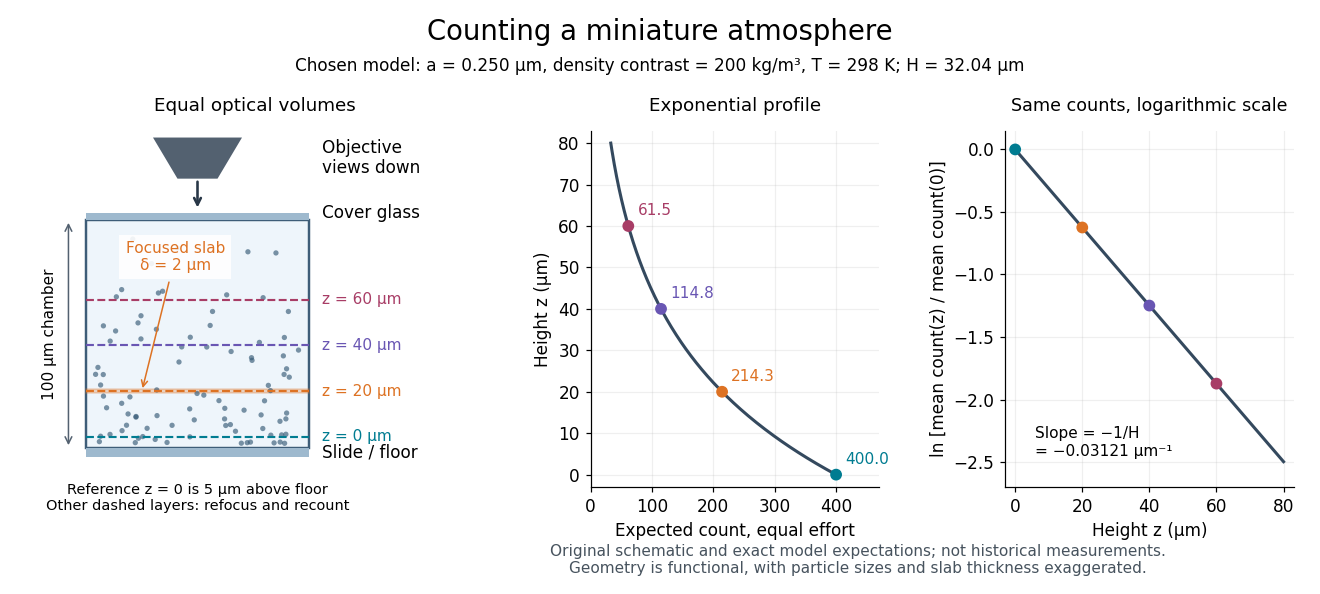

Write Python code to recreate this figure.
"""Original optical-layer geometry and chosen equilibrium profile.

Tested with Python 3.14, matplotlib 3.10.7 and numpy 2.3.5.
Run from _media; output is perrin-sedimentation-height-counts.png in CWD.
All numerical inputs and expected counts are illustrative, not Perrin's data.
"""
from pathlib import Path

import matplotlib.pyplot as plt
from matplotlib.patches import Polygon, Rectangle
import numpy as np


def main():
    k_b, temperature, radius, contrast, gravity = 1.380649e-23, 298.0, 0.250e-6, 200.0, 9.81
    volume = 4 * np.pi * radius**3 / 3
    scale_um = k_b * temperature / (contrast * volume * gravity) * 1e6
    levels = np.array([0.0, 20.0, 40.0, 60.0])
    counts = 400 * np.exp(-levels / scale_um)
    colors = ['#007c91', '#dd7223', '#6956b3', '#a83d66']
    plt.rcParams.update({'font.size': 11, 'axes.spines.top': False, 'axes.spines.right': False})
    fig = plt.figure(figsize=(12.0, 5.4), facecolor='white')
    grid = fig.add_gridspec(1, 3, width_ratios=[1.45, 1, 1], left=.035, right=.98,
                           top=.78, bottom=.18, wspace=.38)
    geometry, profile, logarithm = [fig.add_subplot(grid[0, j]) for j in range(3)]
    fig.suptitle('Counting a miniature atmosphere', fontsize=18, y=.97)
    fig.text(.5, .88, 'Chosen model: a = 0.250 μm, density contrast = 200 kg/m³, T = 298 K; H = %.2f μm' % scale_um,
             ha='center', fontsize=11)

    geometry.set(xlim=(-.18, 1.70), ylim=(-22, 134))
    geometry.axis('off')
    geometry.add_patch(Rectangle((0, -5), 1, 100, facecolor='#eef5fb', edgecolor='#3e5d78', linewidth=1.6))
    geometry.add_patch(Rectangle((0, -9), 1, 4, facecolor='#9eb9ce', edgecolor='none'))
    geometry.add_patch(Rectangle((0, 95), 1, 3, facecolor='#9eb9ce', edgecolor='none'))
    geometry.add_patch(Polygon([[.30, 131], [.70, 131], [.59, 113], [.41, 113]],
                              closed=True, facecolor='#536170'))
    geometry.annotate('', xy=(.5, 99), xytext=(.5, 113),
                      arrowprops={'arrowstyle': '->', 'color': '#283747', 'lw': 1.7})
    geometry.text(1.06, 122, 'Objective\nviews down', va='center')
    geometry.text(1.06, 98, 'Cover glass', va='center')
    geometry.text(1.06, -7, 'Slide / floor', va='center')
    geometry.annotate('', xy=(-.08, 95), xytext=(-.08, -5),
                      arrowprops={'arrowstyle': '<->', 'color': '#536170'})
    geometry.text(-.13, 45, '100 μm chamber', rotation=90, va='center', ha='right', fontsize=10)
    geometry.add_patch(Rectangle((0, 19), 1, 2, color=colors[1], alpha=.27))
    # A fixed schematic population is generated from the same truncated exponential.
    rng = np.random.default_rng(1742)
    h = -scale_um * np.log(1 - rng.random(90) * (1 - np.exp(-100 / scale_um))) - 5
    x = rng.uniform(.035, .965, len(h))
    geometry.scatter(x, h, s=12, c='#365a76', alpha=.65, edgecolors='none')
    for level, color in zip(levels, colors):
        geometry.plot([0, 1], [level, level], color=color, lw=1.4, ls='--')
        geometry.text(1.06, level, f'z = {level:g} μm', color=color, va='center', fontsize=10)
    geometry.annotate('Focused slab\nδ = 2 μm', xy=(.25, 20), xytext=(.4, 73),
                      ha='center', arrowprops={'arrowstyle': '->', 'color': colors[1]},
                      color=colors[1], fontsize=10,
                      bbox={'facecolor': 'white', 'edgecolor': 'none', 'alpha': .9})
    geometry.text(.5, -20, 'Reference z = 0 is 5 μm above floor\nOther dashed layers: refocus and recount',
                  ha='center', va='top', fontsize=9.5)
    geometry.set_title('Equal optical volumes', fontsize=12, pad=13)

    z = np.linspace(0, 80, 300)
    profile.plot(400 * np.exp(-z / scale_um), z, color='#34495e', lw=2)
    profile.scatter(counts, levels, c=colors, s=45, zorder=3)
    for count, level, color in zip(counts, levels, colors):
        profile.annotate(f'{count:.1f}', (count, level), xytext=(6, 7),
                         textcoords='offset points', color=color, fontsize=10)
    profile.set(xlabel='Expected count, equal effort', ylabel='Height z (μm)', xlim=(0, 470), ylim=(-3, 83))
    profile.set_title('Exponential profile', fontsize=12, pad=13)
    profile.grid(alpha=.2)

    logarithm.plot(z, -z / scale_um, color='#34495e', lw=2)
    logarithm.scatter(levels, np.log(counts / 400), c=colors, s=45, zorder=3)
    logarithm.set(xlabel='Height z (μm)', ylabel='ln [mean count(z) / mean count(0)]', xlim=(-3, 83), ylim=(-2.7, .15))
    logarithm.text(6, -2.45, 'Slope = −1/H\n= −%.5f μm⁻¹' % (1 / scale_um), fontsize=10)
    logarithm.set_title('Same counts, logarithmic scale', fontsize=11.5, pad=13)
    logarithm.grid(alpha=.2)
    fig.text(.65, .035, 'Original schematic and exact model expectations; not historical measurements.\nGeometry is functional, with particle sizes and slab thickness exaggerated.',
             ha='center', fontsize=10, color='#47535e')
    output = Path.cwd() / f'{Path(__file__).stem}.png'
    fig.savefig(output, dpi=110, facecolor='white')
    plt.close(fig)
    print(output)


if __name__ == '__main__':
    main()
